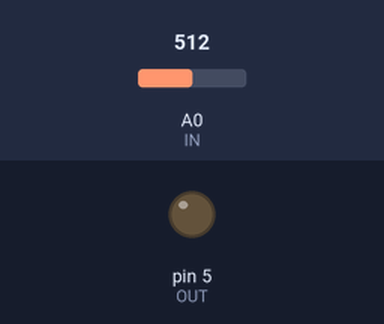
The sketch below on a simulated Arduino Uno, built with avr-gcc and run on an emulated ATmega328P. On the bench: output pins drawn as LEDs (lit = HIGH). The test bench sets the inputs (shaded band); at power-on: A0 (IN) = 512. What the sketch prints to the serial monitor is not drawn.

Above: at 0.1 s.
At 5.1 s:
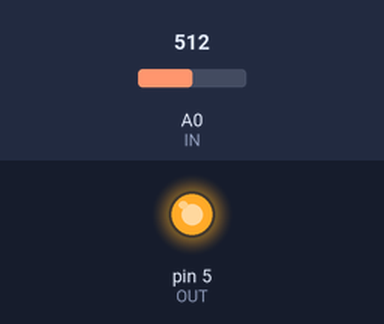
Timing chart, 0 to 6.6 s (numbered marks = the images above):
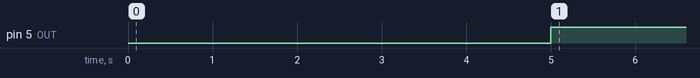

Measured:
- by itself, pin 5 (OUT): LOW → HIGH at 5.0 s

The sketch:

lab_01_step.ino
```cpp
#define OUT 5
#define IN A0
#define STEPTIME 5000
byte outval = 0;

void setup() {
  pinMode(OUT, OUTPUT);
  analogWrite(OUT, 0);
  Serial.begin(115200);
}

void loop() {
  if (millis() > STEPTIME) outval = 255; else outval = 0;
  analogWrite(OUT, outval);
  Serial.println((String) millis() + ',' + outval + ',' + analogRead(IN));
}
```
